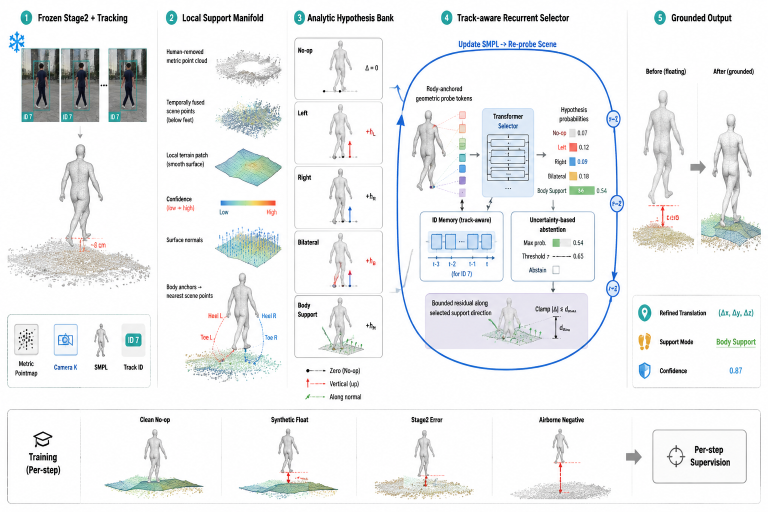
#> input picture outputs/vis/tsmr_paper_main_figure/tsmr_method_overview_v1.png, 1536 x 1024 px (shown at 1/2 size)
$ python build_tsmr_detail_panel.py
#> lines starting #> are read from the running program, lines starting #| are printed output that depends on the picture
from pathlib import Path
import math

from PIL import Image, ImageDraw, ImageFont


ROOT = Path(__file__).resolve().parents[3]
SOURCE = ROOT / "outputs/vis/tsmr_paper_main_figure/tsmr_method_overview_v1.png"
TARGET = ROOT / "outputs/vis/tsmr_paper_main_figure/tsmr_detail_logic_panel.png"

W, H = 2400, 1200
canvas = Image.new("RGB", (W, H), "white")
#> canvas: PIL image 2400x1200 RGB; every value is 255
draw = ImageDraw.Draw(canvas)
source = Image.open(SOURCE).convert("RGB")
#> source is the input picture: PIL image 1536x1024 RGB; mean R, G, B 237.8, 239.5, 240.2

FONT = "C:/Windows/Fonts/arial.ttf"
BOLD = "C:/Windows/Fonts/arialbd.ttf"

INK = (29, 33, 38)
MUTED = (91, 99, 108)
LINE = (74, 81, 89)
BLUE = (39, 131, 170)
BLUE_FILL = (239, 250, 253)
NAVY = (51, 103, 168)
NAVY_FILL = (239, 246, 255)
GOLD = (184, 123, 19)
GOLD_FILL = (255, 249, 231)
ORANGE = (198, 88, 47)
ORANGE_FILL = (255, 244, 237)
GREEN = (48, 143, 81)
GREEN_FILL = (240, 251, 244)
GRAY = (245, 247, 248)


def font(size, bold=False):
    return ImageFont.truetype(BOLD if bold else FONT, size)


def rr(box, fill="white", outline=LINE, width=2, radius=12):
    draw.rounded_rectangle(box, radius=radius, fill=fill, outline=outline, width=width)


def text(xy, value, size=18, fill=INK, bold=False, anchor=None):
    draw.text(xy, value, font=font(size, bold), fill=fill, anchor=anchor)


def center(box, value, size=18, fill=INK, bold=False, spacing=4):
    x0, y0, x1, y1 = box
    draw.multiline_text(
        ((x0 + x1) / 2, (y0 + y1) / 2), value,
        font=font(size, bold), fill=fill, anchor="mm",
        align="center", spacing=spacing,
    )


def arrow(start, end, color=LINE, width=4, head=12, dashed=False):
    x0, y0 = start
    x1, y1 = end
    dx, dy = x1 - x0, y1 - y0
    length = math.hypot(dx, dy)
    if dashed and length:
        ux, uy = dx / length, dy / length
        pos = 0
        while pos < length - head:
            stop = min(pos + 12, length - head)
            draw.line((x0 + ux * pos, y0 + uy * pos, x0 + ux * stop, y0 + uy * stop), fill=color, width=width)
            pos += 20
    else:
        draw.line((x0, y0, x1, y1), fill=color, width=width)
    angle = math.atan2(dy, dx)
    p1 = (x1 - head * math.cos(angle - .55), y1 - head * math.sin(angle - .55))
    p2 = (x1 - head * math.cos(angle + .55), y1 - head * math.sin(angle + .55))
    draw.polygon(((x1, y1), p1, p2), fill=color)


def routed(points, color=LINE, width=4, head=12, dashed=False):
    for a, b in zip(points[:-2], points[1:-1]):
        draw.line((*a, *b), fill=color, width=width)
    arrow(points[-2], points[-1], color=color, width=width, head=head, dashed=dashed)


def crop(src_box, dst_box, contain=True):
    image = source.crop(src_box)
    width, height = dst_box[2] - dst_box[0], dst_box[3] - dst_box[1]
    if contain:
        image.thumbnail((width, height), Image.Resampling.LANCZOS)
        x = dst_box[0] + (width - image.width) // 2
        y = dst_box[1] + (height - image.height) // 2
        canvas.paste(image, (x, y))
    else:
        canvas.paste(image.resize((width, height), Image.Resampling.LANCZOS), dst_box[:2])


def chip(box, label, color, size=15, fill="white"):
    rr(box, fill=fill, outline=color, width=2, radius=7)
    center(box, label, size=size, fill=color, bold=True)


def numbered_title(x, y, number, title, color):
    draw.ellipse((x, y, x + 38, y + 38), fill=color)
    center((x, y, x + 38, y + 38), str(number), 18, "white", True)
    text((x + 52, y + 19), title, 22, color, True, "lm")


# Outer panel and header.
rr((18, 16, 2382, 1182), fill="white", outline=(69, 75, 82), width=3, radius=15)
text((42, 37), "TSMR: Track-aware Support Manifold Refinement", 31, INK, True)
text((42, 80), "Geometry proposes safe translations; temporal identity selects when and how to apply them.", 18, MUTED)

# Input bus.
rr((42, 126, 2358, 270), fill=(248, 250, 251), outline=(160, 166, 172), width=2, radius=10)
text((62, 146), "Inputs from frozen RGB-to-HSI backbone", 18, NAVY, True)
input_cards = [
    ((70, 188, 340, 245), "Metric pointmap  P_t", NAVY),
    ((380, 188, 650, 245), "Camera  K_t, T_t", NAVY),
    ((690, 188, 960, 245), "Confidence + masks", BLUE),
    ((1000, 188, 1270, 245), "Aligned SMPL  M_t", GREEN),
    ((1310, 188, 1580, 245), "Track ID  k", NAVY),
    ((1620, 188, 1890, 245), "Neighbor frames", BLUE),
    ((1930, 188, 2325, 245), "Stage2 translation  t_t^(0)", GREEN),
]
for box, label, color in input_cards:
    chip(box, label, color, size=16)

arrow((500, 270), (500, 304), color=BLUE, width=4, head=10)
arrow((1450, 270), (1450, 304), color=NAVY, width=4, head=10)
arrow((2180, 270), (2180, 304), color=GREEN, width=4, head=10)

# Three principal method regions.
geom = (42, 310, 780, 924)
cand = (814, 310, 1286, 924)
learned = (1320, 310, 2358, 924)
rr(geom, BLUE_FILL, outline=BLUE, width=4, radius=13)
rr(cand, GOLD_FILL, outline=GOLD, width=4, radius=13)
rr(learned, ORANGE_FILL, outline=ORANGE, width=4, radius=13)
numbered_title(64, 329, 1, "Support Manifold & Probes", BLUE)
numbered_title(836, 329, 2, "Analytic Candidate Bank", GOLD)
numbered_title(1342, 329, 3, "Track-aware Recurrent Selection", ORANGE)

# Region 1: support manifold and probes.
rr((66, 401, 352, 645), fill="white", outline=BLUE, width=2, radius=9)
text((84, 418), "Scene-only Surface", 18, BLUE, True)
crop((420, 188, 568, 356), (91, 465, 214, 550))
#> in crop, `canvas.paste(image, (x, y))`:
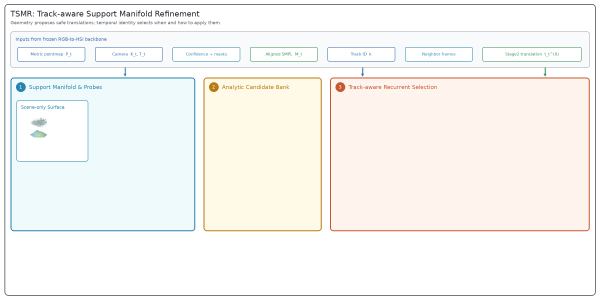
#> canvas: PIL image 2400x1200 RGB (shown at 1/4 size); mean R, G, B 247.2, 246, 243
crop((430, 445, 570, 525), (219, 456, 333, 535))
text((209, 578), "exclude human pixels", 14, INK, True, "mm")
text((209, 605), "filter confidence", 14, MUTED, False, "mm")
text((209, 628), "fuse t-1, t, t+1", 14, BLUE, True, "mm")

rr((384, 401, 754, 645), fill="white", outline=BLUE, width=2, radius=9)
text((404, 418), "Local Support Manifold  S_t", 18, BLUE, True)
crop((418, 281, 568, 525), (420, 459, 581, 577))
#> call 3 of crop, with src_box = (418, 281, 568, 525), dst_box = (420, 459, 581, 577), contain = True
#> in crop (call 3), `image.thumbnail((width, height), Image.Resampling.LANCZOS)`:
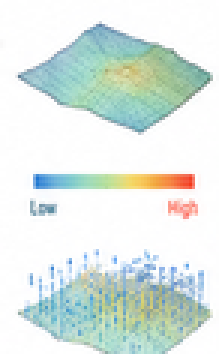
#> image: PIL image 73x118 RGB (shown 3 times larger); mean R, G, B 222.5, 233.5, 228.7
text((609, 473), "point", 14, INK, True)
text((609, 503), "normal", 14, INK, True)
text((609, 533), "roughness", 14, INK, True)
text((609, 563), "confidence", 14, INK, True)
text((569, 611), "S_t = {p, n, rho, c}", 15, BLUE, True, "mm")
arrow((352, 524), (378, 524), color=BLUE, width=4, head=10)

rr((66, 681, 754, 892), fill="white", outline=BLUE, width=2, radius=9)
text((84, 699), "Body-anchored Geometric Probes", 18, BLUE, True)
crop((445, 535, 568, 733), (92, 740, 244, 862))
#> call 4 of crop, with src_box = (445, 535, 568, 733), dst_box = (92, 740, 244, 862), contain = True
#> in crop (call 4), `image.thumbnail((width, height), Image.Resampling.LANCZOS)`:
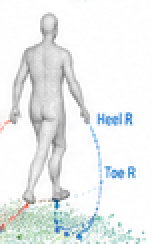
#> image: PIL image 76x122 RGB (shown 2 times larger); mean R, G, B 234.7, 238, 238.2
probe_data = [
    ("Heel L/R", (221, 75, 59)),
    ("Toe L/R", (37, 117, 192)),
    ("Ankle L/R", (202, 137, 25)),
    ("Pelvis / Torso", (46, 143, 80)),
]
for i, (label, color) in enumerate(probe_data):
    chip((286 + (i % 2) * 205, 744 + (i // 2) * 47, 474 + (i % 2) * 205, 779 + (i // 2) * 47), label, color, size=14)
center((286, 838, 698, 878), "q_i = [signed distance, normal, confidence]", 14, BLUE, True)
arrow((569, 645), (569, 675), color=BLUE, width=4, head=10)

# Region 2: analytic candidate bank.
text((1050, 393), "C_t = {Delta t_0, Delta t_L, Delta t_R, Delta t_B, Delta t_K}", 15, GOLD, True, "mm")
candidates = [
    ("No-op", "Delta t_0 = 0", MUTED),
    ("Left support", "h_L n_L", (218, 78, 59)),
    ("Right support", "h_R n_R", (39, 115, 192)),
    ("Bilateral", "h_B n_B", (208, 138, 19)),
    ("Body / Abstain", "h_K n_K", GREEN),
]
for i, (name, formula, color) in enumerate(candidates):
    y = 433 + i * 76
    rr((844, y, 1256, y + 57), fill="white", outline=color, width=2, radius=8)
    text((864, y + 28), name, 16, color, True, "lm")
    text((1235, y + 28), formula, 15, color, True, "rm")

rr((844, 835, 1256, 891), fill=(255, 252, 241), outline=GOLD, width=1, radius=7)
center((844, 835, 1256, 891), "Closed-form geometry, no learned large jump", 14, GOLD, True)

arrow((780, 617), (808, 617), color=GOLD, width=5, head=11)

# Region 3: tokens, selector, safety, recurrent update.
rr((1344, 401, 1536, 648), fill="white", outline=ORANGE, width=2, radius=9)
text((1362, 418), "Probe Tokens", 18, ORANGE, True)
crop((817, 210, 940, 407), (1375, 466, 1465, 578))
#> in crop (call 5), `image.thumbnail((width, height), Image.Resampling.LANCZOS)`:
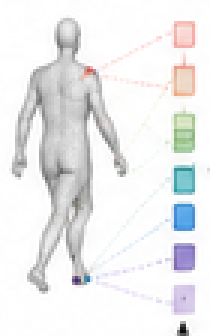
#> image: PIL image 70x112 RGB (shown 3 times larger); mean R, G, B 235.7, 236.1, 236.9
#> in crop (call 5), `canvas.paste(image, (x, y))`:
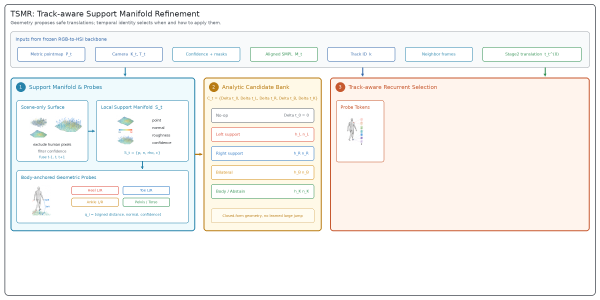
#> canvas: PIL image 2400x1200 RGB (shown at 1/4 size); mean R, G, B 246.5, 245.1, 242.6
for i, color in enumerate(((224, 80, 61), (229, 145, 42), (68, 153, 93), (53, 124, 193), (113, 96, 177))):
    draw.rounded_rectangle((1480, 469 + i * 30, 1504, 493 + i * 30), radius=4, fill=color)
text((1440, 615), "Q_t^(r)", 15, ORANGE, True, "mm")

rr((1570, 401, 1778, 648), fill=NAVY_FILL, outline=NAVY, width=2, radius=9)
text((1588, 418), "ID Memory", 18, NAVY, True)
for i, label in enumerate(("t-2", "t-1", "t")):
    rr((1592 + i * 56, 487, 1634 + i * 56, 548), fill="white", outline=NAVY, width=2, radius=5)
    center((1592 + i * 56, 487, 1634 + i * 56, 548), label, 12, NAVY, True)
arrow((1608, 578), (1740, 578), color=NAVY, width=3, head=9, dashed=True)
text((1674, 615), "m_k", 15, NAVY, True, "mm")

rr((1812, 401, 2044, 648), fill="white", outline=ORANGE, width=3, radius=9)
text((1928, 419), "Transformer", 18, ORANGE, True, "mm")
text((1928, 446), "Selector", 18, ORANGE, True, "mm")
for i in range(4):
    rr((1852, 491 + i * 31, 2004, 512 + i * 31), fill=ORANGE_FILL, outline=ORANGE, width=1, radius=4)
text((1928, 624), "shared for r=1..3", 13, ORANGE, True, "mm")

rr((2078, 401, 2334, 648), fill="white", outline=ORANGE, width=2, radius=9)
text((2096, 418), "Selection & Abstention", 17, ORANGE, True)
for i, (label, prob) in enumerate((("No-op", .04), ("Left", .05), ("Right", .03), ("Bilateral", .84), ("Body", .04))):
    y = 473 + i * 28
    text((2098, y), label, 12, INK, label == "Bilateral")
    draw.rounded_rectangle((2170, y + 1, 2290, y + 14), radius=4, fill=(230, 232, 235))
    draw.rounded_rectangle((2170, y + 1, 2170 + max(3, int(prob * 120)), y + 14), radius=4, fill=ORANGE)
    text((2314, y), f"{prob:.2f}", 11, INK, label == "Bilateral", "rm")
text((2206, 621), "high uncertainty -> no-op", 13, ORANGE, True, "mm")

routed(((1536, 452), (1550, 452), (1550, 383), (1794, 383), (1794, 452), (1806, 452)), color=ORANGE, width=5, head=11)
arrow((1778, 579), (1806, 579), color=NAVY, width=3, head=9, dashed=True)
arrow((2044, 524), (2072, 524), color=ORANGE, width=5, head=11)

# Lower recurrent sequence.
lower_boxes = [
    ((1360, 704, 1580, 876), "Select candidate", "Delta t_c", ORANGE),
    ((1630, 704, 1850, 876), "Bounded residual", "clip(delta t_r)", ORANGE),
    ((1900, 704, 2120, 876), "Translation update", "t^(r+1) = t^(r) + Delta t", ORANGE),
    ((2170, 704, 2334, 876), "Decode & re-probe", "M^(r+1), Q^(r+1)", GREEN),
]
for box, title, formula, color in lower_boxes:
    rr(box, fill="white" if color == ORANGE else GREEN_FILL, outline=color, width=2, radius=9)
    center((box[0] + 8, box[1] + 17, box[2] - 8, box[1] + 62), title, 16, color, True)
    center((box[0] + 10, box[1] + 82, box[2] - 10, box[3] - 15), formula, 14, INK, True)

routed(((2206, 648), (2206, 677), (1470, 677), (1470, 698)), color=ORANGE, width=5, head=11)
for x0, x1 in ((1580, 1630), (1850, 1900), (2120, 2170)):
    arrow((x0 + 5, 790), (x1 - 5, 790), color=ORANGE if x1 < 2170 else GREEN, width=5, head=11)

# Recurrent loop from re-probe back to tokens.
routed(((2252, 876), (2252, 904), (1440, 904), (1440, 654)), color=ORANGE, width=4, head=11)
for x, label in ((1800, "r=1"), (1880, "r=2"), (1960, "r=3")):
    draw.ellipse((x - 24, 883, x + 24, 931), fill=ORANGE_FILL, outline=ORANGE, width=2)
    center((x - 24, 883, x + 24, 931), label, 12, ORANGE, True)
text((2058, 909), "update -> re-probe", 14, ORANGE, True, "mm")

# Output and core design statement.
rr((42, 952, 830, 1139), fill=(248, 250, 251), outline=(146, 152, 159), width=2, radius=10)
text((62, 971), "Inference principle", 18, INK, True)
text((62, 1010), "1. Geometry proposes physically meaningful translations.", 16, INK)
text((62, 1044), "2. ID-aware temporal reasoning decides apply vs. abstain.", 16, INK)
text((62, 1078), "3. Only translation changes; Stage2 pose, shape, and scene stay fixed.", 16, INK)
text((62, 1112), "4. Re-probing verifies the new human-scene state at every step.", 16, INK)

rr((866, 952, 2034, 1139), fill=ORANGE_FILL, outline=(229, 148, 101), width=2, radius=10)
text((886, 971), "Training supervision", 18, ORANGE, True)
losses = ["Candidate CE", "Translation", "Monotonic", "Clean Invariance", "Temporal Consistency"]
for i, label in enumerate(losses):
    x0 = 890 + i * 220
    chip((x0, 1020, x0 + 202, 1070), label, ORANGE, size=14, fill="white")
center((886, 1090, 2015, 1125), "GT contact teachers supervise selection; clean frames teach no-op and protect accepted alignment.", 14, MUTED, False)

rr((2070, 952, 2358, 1139), fill=GREEN_FILL, outline=GREEN, width=3, radius=10)
text((2214, 971), "Output", 18, GREEN, True, "mm")
crop((1412, 165, 1510, 560), (2100, 1003, 2194, 1111))
#> in crop (call 6), `image = source.crop(src_box)`:
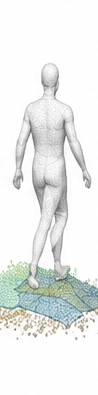
#> image: PIL image 98x395 RGB; mean R, G, B 234.1, 236.6, 235.1
#> in crop (call 6), `canvas.paste(image, (x, y))`:
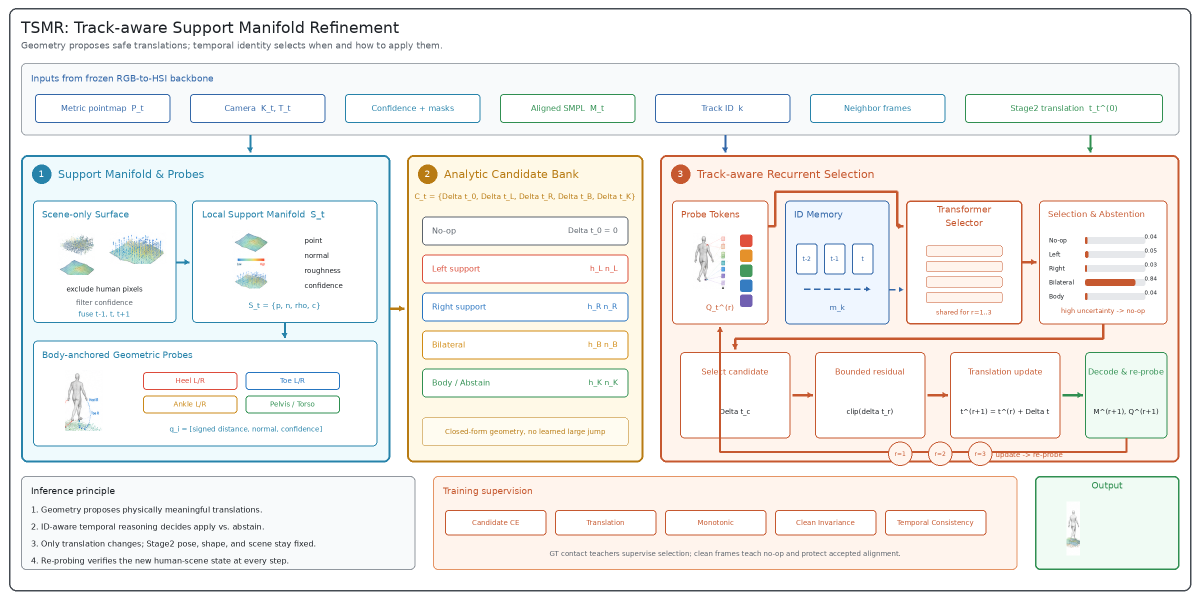
#> canvas: PIL image 2400x1200 RGB (shown at 1/2 size); mean R, G, B 243.1, 241.5, 238.8
center((2200, 1005, 2335, 1072), "Grounded\ntracked SMPL", 17, GREEN, True)
center((2200, 1075, 2335, 1123), "Delta t* | mode\nconfidence", 11, MUTED, False)

TARGET.parent.mkdir(parents=True, exist_ok=True)
canvas.save(TARGET, quality=100)
print(TARGET)

$ run again, with outputs/vis/tsmr_paper_main_figure/tsmr_full_pipeline_abc_paper.png copied over outputs/vis/tsmr_paper_main_figure/tsmr_method_overview_v1.png
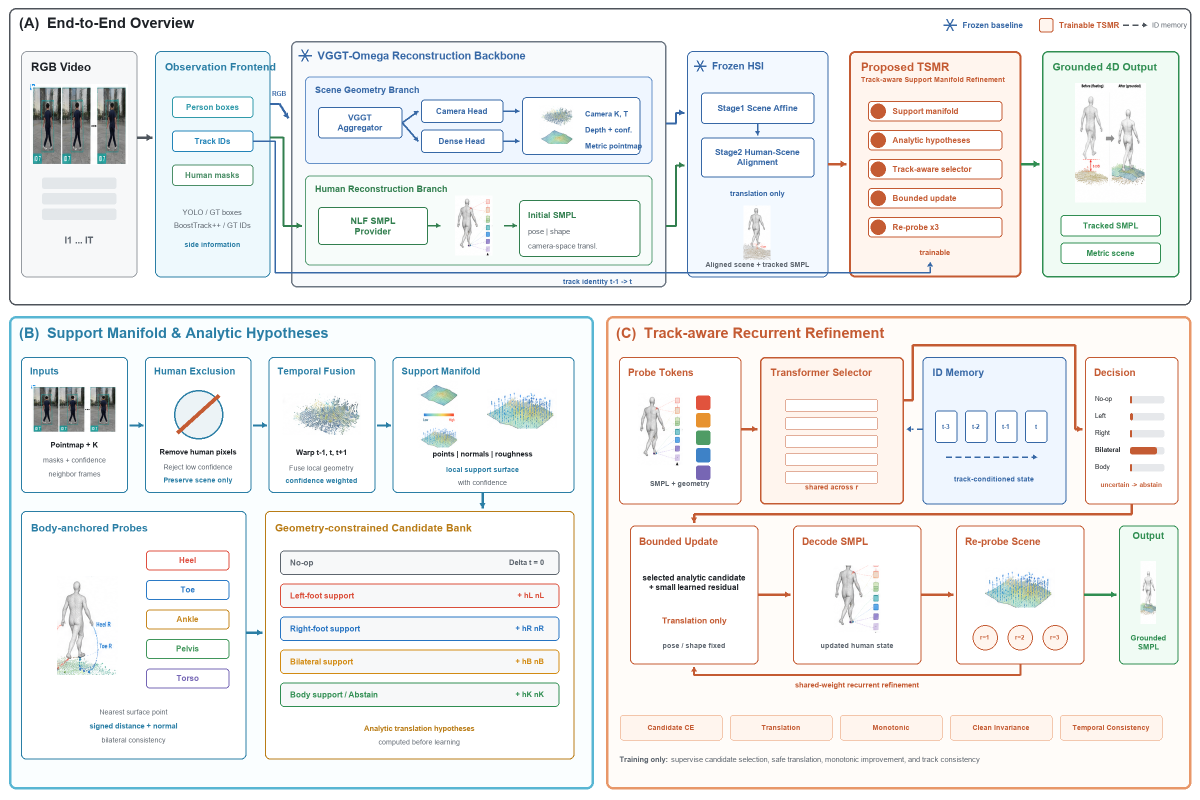
#> input picture outputs/vis/tsmr_paper_main_figure/tsmr_full_pipeline_abc_paper.png, 2400 x 1600 px (shown at 1/2 size)
#> source is the input picture: PIL image 2400x1600 RGB; mean R, G, B 239.7, 240.2, 239.5
#> in crop (call 6), `image = source.crop(src_box)`:
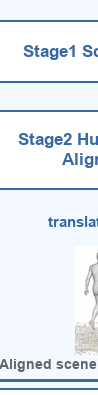
#> image: PIL image 98x395 RGB; mean R, G, B 232.3, 238.7, 246
#> in crop (call 6), `canvas.paste(image, (x, y))`:
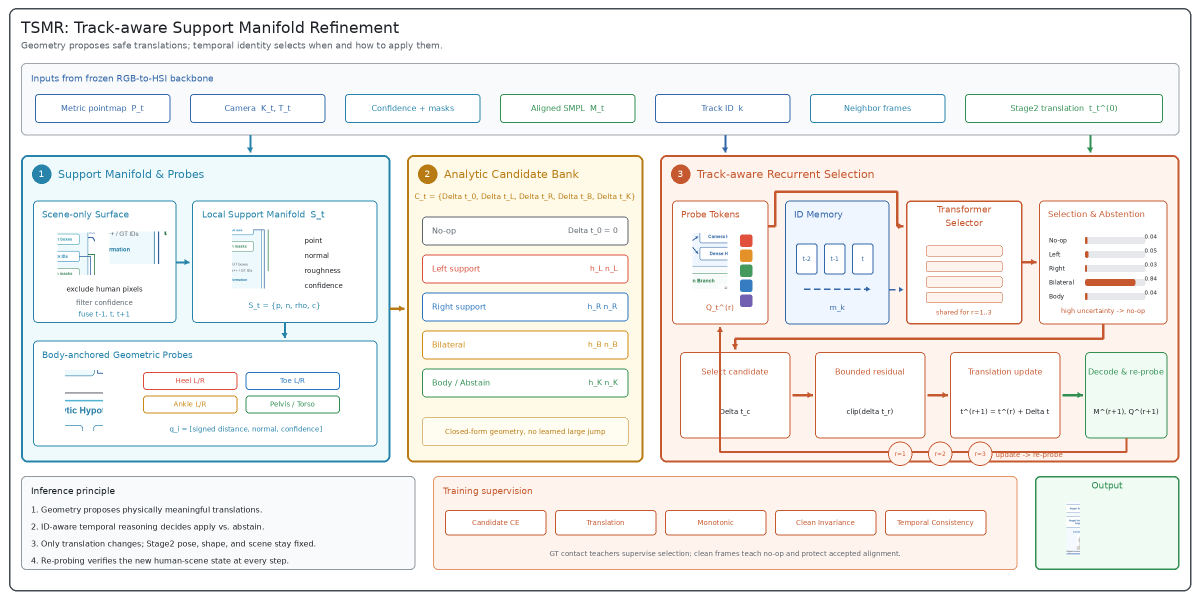
#> canvas: PIL image 2400x1200 RGB (shown at 1/2 size); mean R, G, B 243.1, 241.6, 239

$ run again, with outputs/vis/tsmr_paper_main_figure/tsmr_method_overview_abc_paper.png copied over outputs/vis/tsmr_paper_main_figure/tsmr_method_overview_v1.png
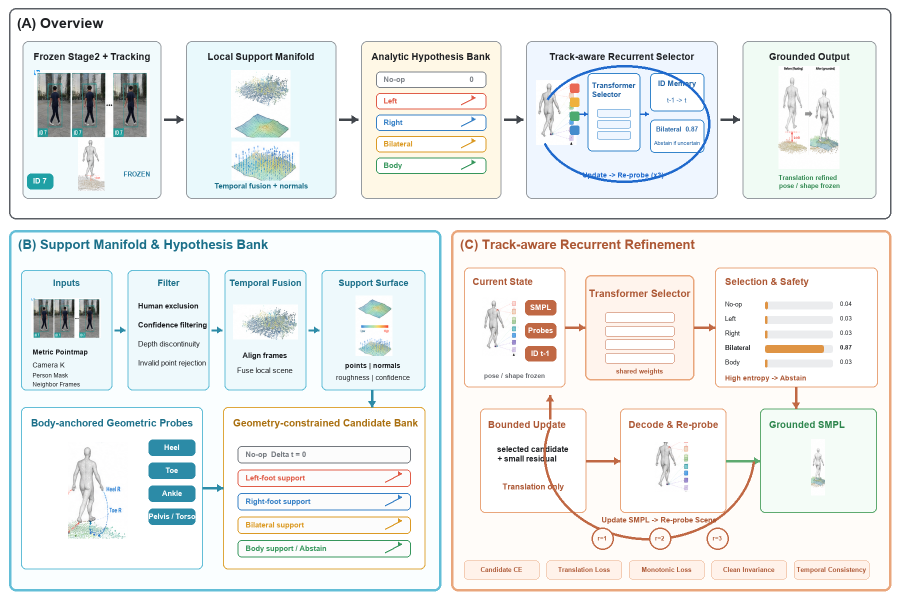
#> input picture outputs/vis/tsmr_paper_main_figure/tsmr_method_overview_abc_paper.png, 1800 x 1200 px (shown at 1/2 size)
#> source is the input picture: PIL image 1800x1200 RGB; mean R, G, B 236.6, 239, 237.8
#> in crop (call 6), `image = source.crop(src_box)`:
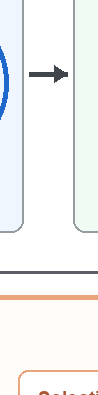
#> image: PIL image 98x395 RGB; mean R, G, B 243.3, 244.6, 244.4
#> in crop (call 6), `canvas.paste(image, (x, y))`:
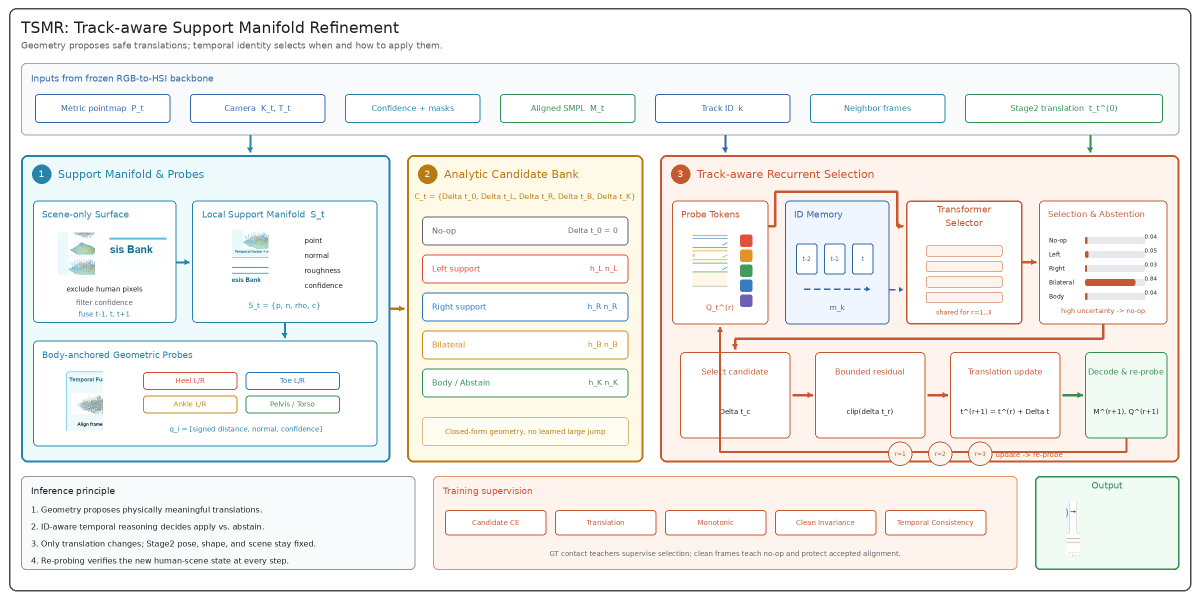
#> canvas: PIL image 2400x1200 RGB (shown at 1/2 size); mean R, G, B 243.1, 241.6, 238.9
